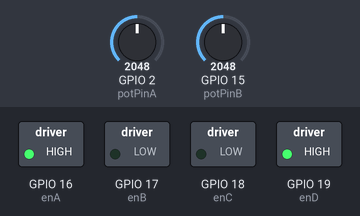
Bench run of a sketch on a simulated ESP32. On the bench: switched loads named in the sketch (green lamp = pin HIGH). The test bench sets the inputs (shaded band); at power-on: GPIO 15 (potPinB) = 2048, GPIO 2 (potPinA) = 2048.

Above: at 1.2 s.
1.3 s: GPIO 15 (potPinB) set to 2435
2.8 s: GPIO 15 (potPinB) set to 2531
At 3.9 s:
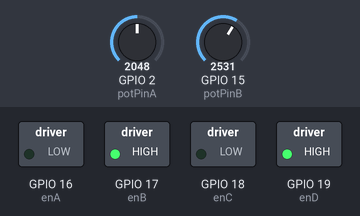
4.3 s: GPIO 2 (potPinA) set to 1797
5.8 s: GPIO 2 (potPinA) set to 1704
At 6.2 s:
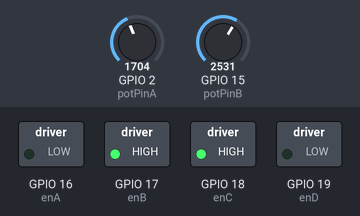
7.3 s: GPIO 15 (potPinB) set to 2047
At 8.5 s:
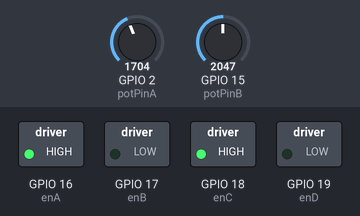
8.8 s: GPIO 15 (potPinB) set to 2866
At 9.6 s:
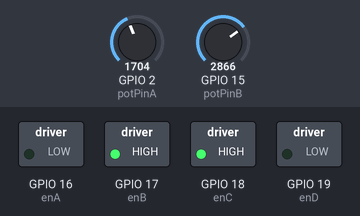
Timing chart, 0 to 11.3 s (numbered marks = the images above; inputs shaded):
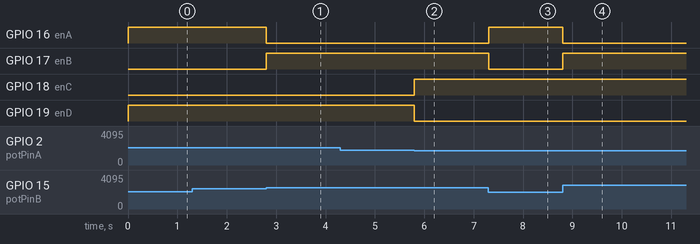

The sketch:

7_modeB_gerak_mobilerobot.ino
```cpp
const int potPinA = 2;                            // sensor kiri
const int potPinB = 15;                             // sensor kanan
int sensor_kiri;                                    // deklarasi variable sensor kiri
int sensor_kanan;                                   // deklarasi variable sensor kanan

float voltage_kiri;                                 // deklarasi variabel voltage dari sensor kiri
float voltage_kanan;                                // deklarasi variabel voltage dari sensor kanan
float vth_kanan=2.0;                                   //deklarasi variabel threshold voltage dari sensor kanan
float vth_kiri=1.4;                                  //deklarasi variabel threshold voltage dari sensor kiri

boolean warna_kanan;
boolean warna_kiri;
char* table_warna[]={"hitam", "putih"};

uint8_t enC = 18; // mot kiri
uint8_t enD = 19; // mot kiri

uint8_t enA = 16; // mot kanan
uint8_t enB = 17;// mot kanan

void setup() {
  Serial.begin(9600);                                  // Inisialisasi Penggunaan serial dengan baudrate 9600bps
  // Initialize channels
  ledcAttachPin(enC, 1);
  ledcAttachPin(enD, 2);
  ledcAttachPin(enA, 3);
  ledcAttachPin(enB, 4);
                                                      // channels 0-15, resolution 1-16 bits, freq limits depend on resolution
                                                      // ledcSetup(uint8_t channel, uint32_t freq, uint8_t resolution_bits);
  ledcSetup(1, 12000, 8);                             // 12 kHz PWM, 8-bit resolution
  ledcSetup(2, 12000, 8);
  ledcSetup(3, 12000, 8);                             // 12 kHz PWM, 8-bit resolution
  ledcSetup(4, 12000, 8);
}

void loop() {
  /// Baca data ADC pada 2 sensor
  read_voltage_all_sensor();                        // return voltage_kiri(v)  dan  voltage_kanan(v)
  deteksi_warna();                                 // warna_kanan(0--> hitam/1--> putih)  warna_kiri(0--> hitam/1--> putih)
  aksi_motor();
}
```

fungsi_fungsi.ino
```cpp
void aksi_motor()
{
  if(warna_kanan==0){motka_maju();}
  else{motka_mundur();}

  if(warna_kiri==1){motki_maju();}
  else{motki_mundur();}
 }


void read_voltage_all_sensor()
{
  sensor_kiri=analogRead(potPinA);                // Baca data ADC dari potpinA ditampung di variabel sensor_kiri
  sensor_kanan=analogRead(potPinB);               // Baca data ADC dari potpinA ditampung di variabel sensor_kanan
  voltage_kiri=convert_to_voltage(sensor_kiri);
  voltage_kanan=convert_to_voltage(sensor_kanan);
  }

void deteksi_warna()
{
  // mencari keputusan sensor mendeteksi warna hitam atau putih
  if(voltage_kanan >= vth_kanan) warna_kanan=1; // putih=1  hitam=0
  else
    warna_kanan=0;

  if(voltage_kiri >= vth_kiri) warna_kiri=1;
  else
    warna_kiri=0;
  // hasil keluarannya kalau putih=1 kalauhitam=0

  }


float convert_to_voltage(int xx)
{ float temp;
  temp = xx * (3.3 / 4096.0);
  return temp;
  }


void motka_maju()
{
   ledcWrite(3, 255);
   ledcWrite(4, 0);
  }

void motka_mundur()
{
   ledcWrite(3, 0);
   ledcWrite(4, 255);
  }
void motki_maju()
{
  ledcWrite(1, 0);
  ledcWrite(2, 255);
  }

void motki_mundur()
{
   ledcWrite(1, 255);
   ledcWrite(2, 0);
  }
void maju()
{
  ledcWrite(1, 0);
  ledcWrite(2, 255);
  ledcWrite(3, 255);
  ledcWrite(4, 0);
  }

 void kanan()
 {
   ledcWrite(3, 0);
   ledcWrite(4, 255);
   ledcWrite(1, 0);
   ledcWrite(2, 255);

  }
 void kiri()
 {
   ledcWrite(3, 255);
   ledcWrite(4, 0);
   ledcWrite(1, 255);
   ledcWrite(2, 0);
  }

  void mundur()
  {

   ledcWrite(1, 255);
   ledcWrite(2, 0);
   ledcWrite(3, 0);
   ledcWrite(4, 255);
    }
```

Measured:
- the behaviour switches between 2482 and 2483 on GPIO 15 (potPinB) (found by bisection; images 0 and 1)
- the behaviour switches between 1738 and 1737 on GPIO 2 (potPinA) (found by bisection; images 1 and 2)
- after the input at 1.3 s, every drawn part: stays the same
- after the input at 2.8 s, GPIO 16 (enA): HIGH → LOW at once; GPIO 17 (enB): LOW → HIGH at once
- after the input at 4.3 s, every drawn part: stays the same
- after the input at 5.8 s, GPIO 18 (enC): LOW → HIGH at once; GPIO 19 (enD): HIGH → LOW at once
- after the input at 7.3 s, GPIO 16 (enA): LOW → HIGH at once; GPIO 17 (enB): HIGH → LOW at once
- after the input at 8.8 s, GPIO 16 (enA): HIGH → LOW at once; GPIO 17 (enB): LOW → HIGH at once
